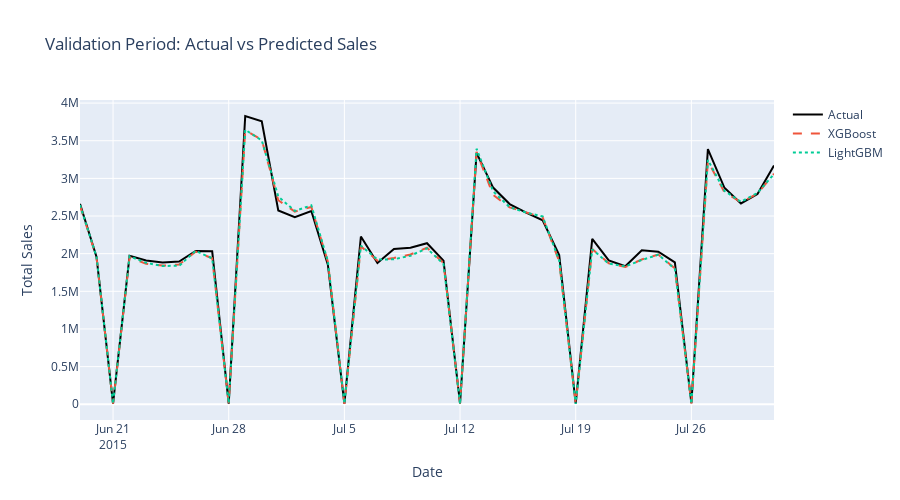

Source (notebook cell):
### Markdown cell above
### Prediction vs Actual Comparison

### Code cell
# Aggregate predictions by date for comparison
valid_ml_clean_copy = valid_ml_clean.copy()
valid_ml_clean_copy['XGBoost_Pred'] = xgb_valid_pred
valid_ml_clean_copy['LightGBM_Pred'] = lgb_valid_pred

daily_comparison = valid_ml_clean_copy.groupby(DATE_COL).agg({
    TARGET_COL: 'sum',
    'XGBoost_Pred': 'sum',
    'LightGBM_Pred': 'sum'
}).reset_index()

# Plot
fig = go.Figure()
fig.add_trace(go.Scatter(x=daily_comparison[DATE_COL], y=daily_comparison[TARGET_COL],
                         mode='lines', name='Actual', line=dict(color='black', width=2)))
fig.add_trace(go.Scatter(x=daily_comparison[DATE_COL], y=daily_comparison['XGBoost_Pred'],
                         mode='lines', name='XGBoost', line=dict(dash='dash')))
fig.add_trace(go.Scatter(x=daily_comparison[DATE_COL], y=daily_comparison['LightGBM_Pred'],
                         mode='lines', name='LightGBM', line=dict(dash='dot')))

fig.update_layout(
    title='Validation Period: Actual vs Predicted Sales',
    xaxis_title='Date',
    yaxis_title='Total Sales',
    height=500,
    hovermode='x unified'
)
fig.show()
